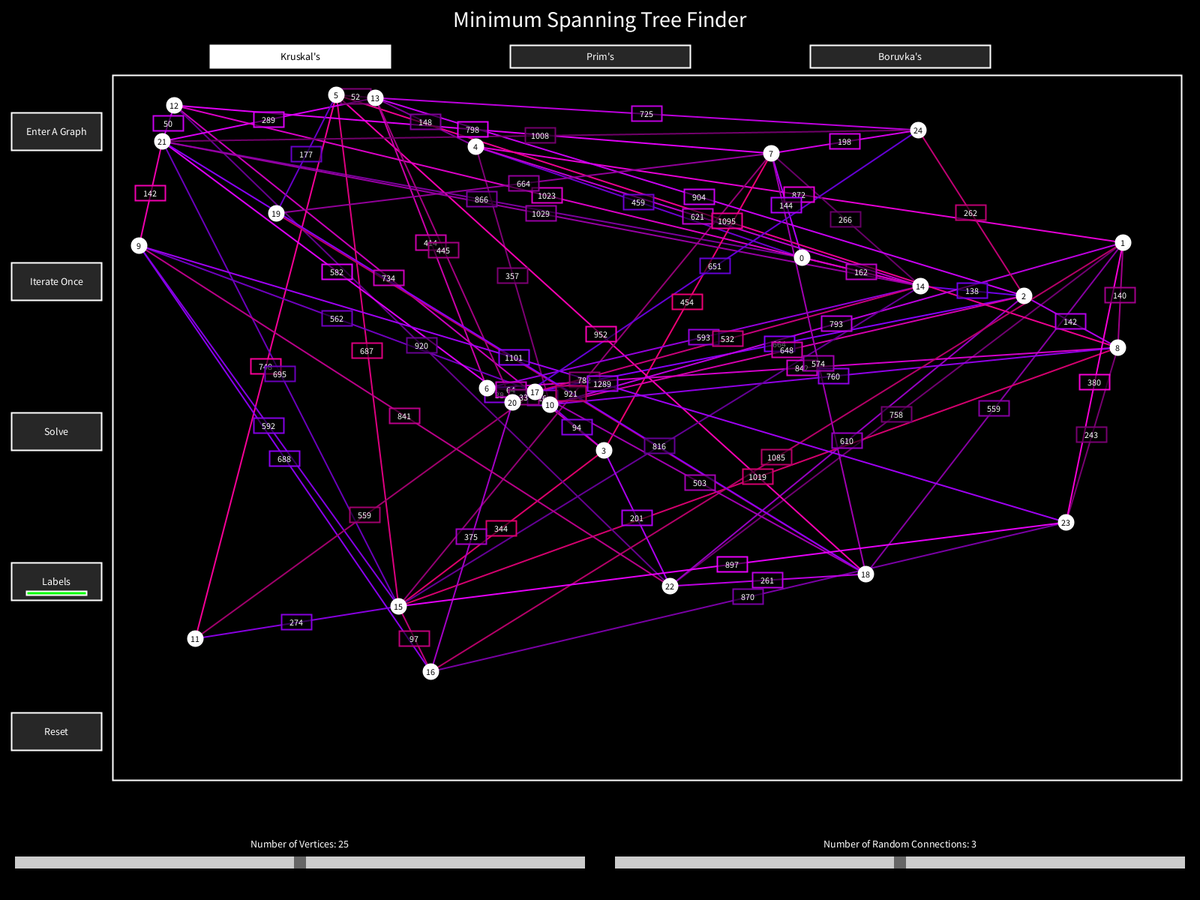
Frame 1 (no input)
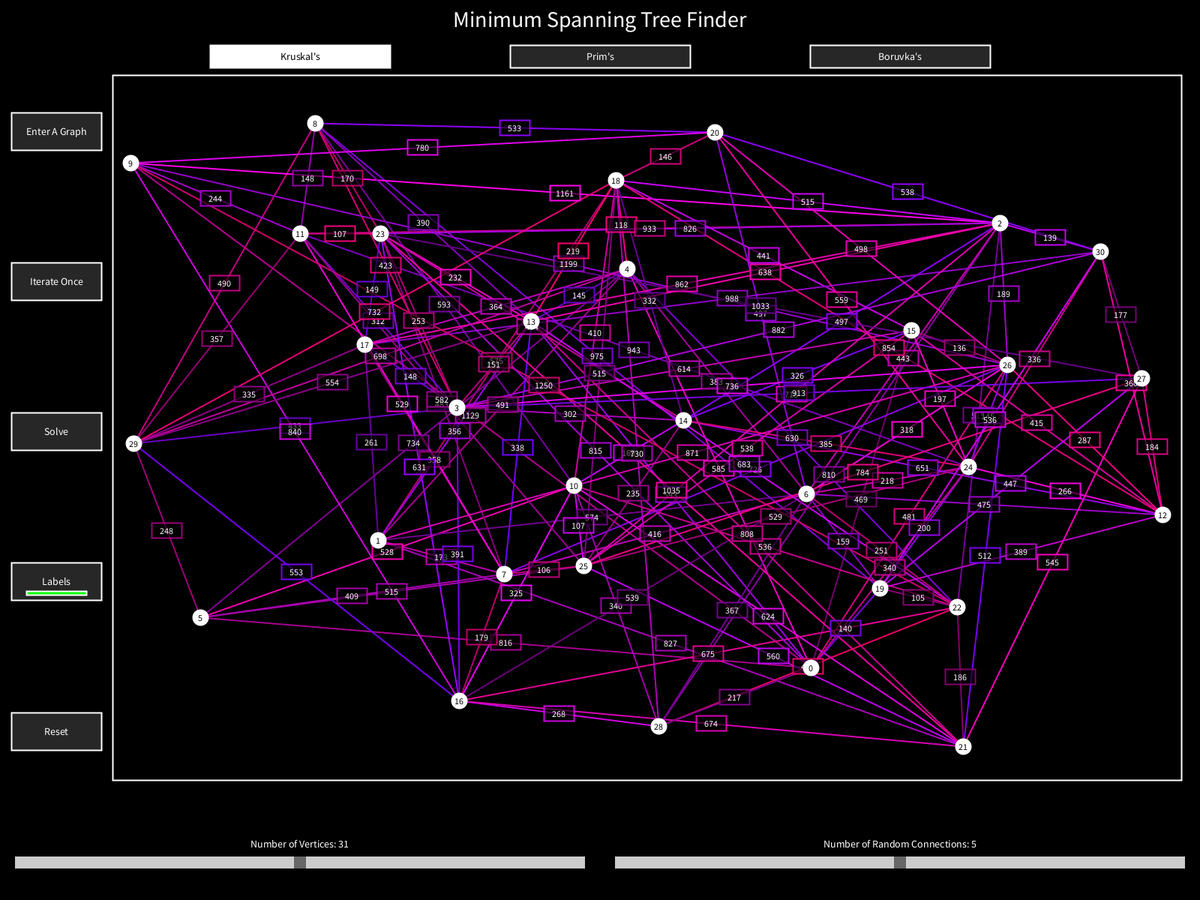
Frame 60 (the mouse pressed at the canvas centre just before this capture)
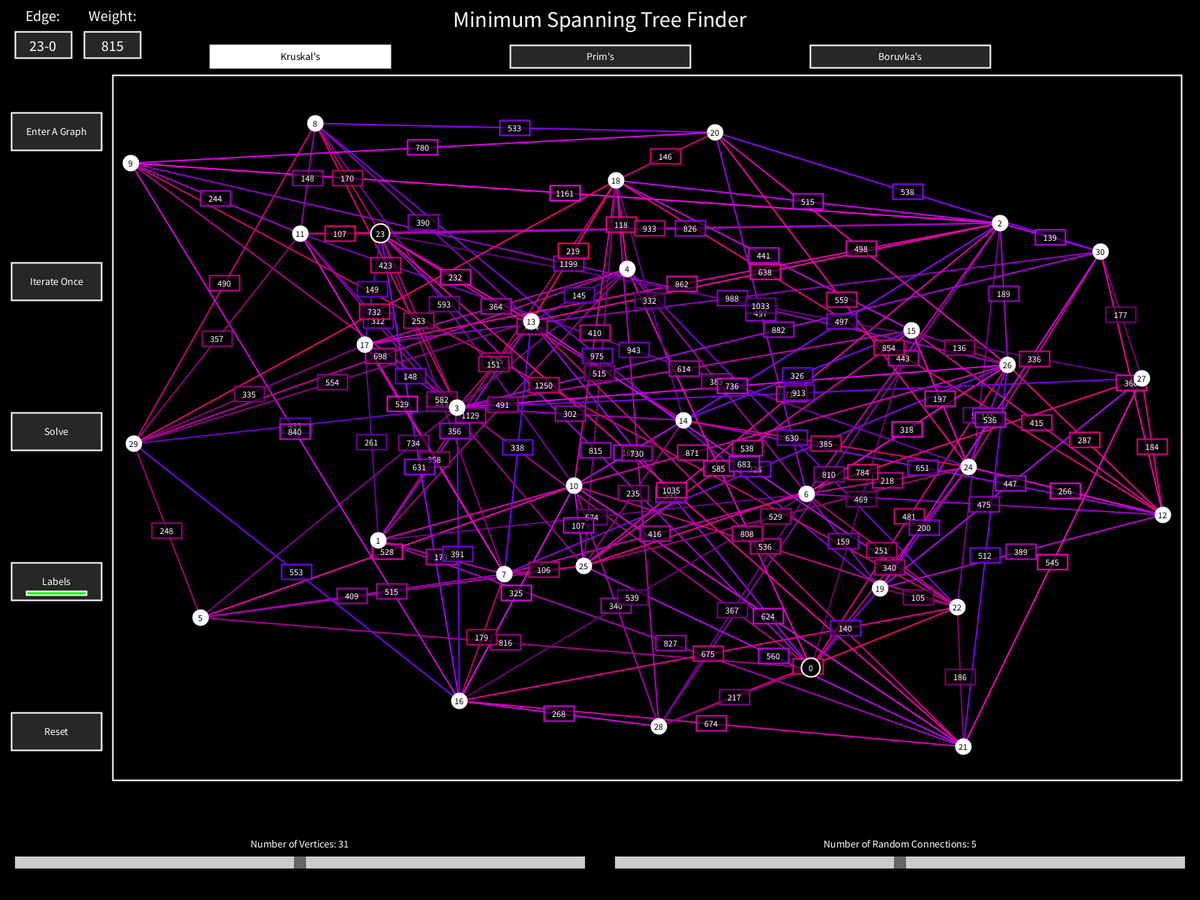
Frame 120 (the mouse held since frame 60 and released just before this capture)

The Processing sketch that drew these frames (run headless with seeded random() and noise(); from frame 60 on, the mouse is pressed at the canvas centre):

// Processing sketch: MST_Visualisation
// ── MST_Visualisation.pde
import java.util.*;

ArrayList < Vertex > vertices;
ArrayList < Edge > edges;
Edge selected;

int algorithm = 0;

int mode = 0;
int vertexNum = 25;
int randomConnectionsPervertex = 3;
int minSeperation;

HScrollbar numberOfVertices, randomConnections;

Button iterate, solve;
Button reset, labels, enter;
Button confirmVertices, confirmEdges, solveEntered;
Button kruskals, prims, boruvkas;
String instruction = "";
String entryInstruction = "";

boolean lockSliders = false;
boolean labelsOn = true;

int toSet = 0;
boolean VerticesEntered = false;
boolean edgesEntered = false;

int label = 0;

Vertex firstvertex = null;
Vertex secondvertex = null;

boolean labelEntry = false;
Edge toAdjust = null;

void setup() {
    frameRate(60);
    fullScreen();
    rectMode(CENTER);
    ellipseMode(CENTER);
    textAlign(CENTER, CENTER);
    generateVertices();
    generateEdges();
    strokeWeight(2);
    textSize(12);

    minSeperation = 200 - (2 * vertexNum);

    enter = new Button("Enter A Graph", 15, (height/6)-50, 120, 50);
    iterate = new Button("Iterate Once", 15, (height/3)-50, 120, 50);
    solve = new Button("Solve", 15, (height/2)-50, 120, 50);
    labels = new Button("Labels", 15, ((2*height)/3)-50, 120, 50);
    reset = new Button("Reset", 15, ((5*height)/6)-50, 120, 50);

    kruskals = new Button("Kruskal's", (width/4)-120, 60, 240, 30);
    prims = new Button("Prim's", (width/2)-120, 60, 240, 30);
    boruvkas = new Button("Boruvka's", (3*(width/4))-120, 60, 240, 30);

    confirmVertices = new Button("Confirm Vertices", 15, (height/6)-50, 120, 50);
    confirmEdges = new Button("Confirm Edges ", 15, (height/6)-50, 120, 50);

    numberOfVertices = new HScrollbar(20, height - 50, (width / 2) - 40, 16, 10);
    randomConnections = new HScrollbar((width / 2) + 20, height - 50, (width / 2) - 40, 16, 10);
}

void draw() {
    background(0);

    drawButtons();
    drawTitle();
    drawBorder();
    drawLabelIndicator();

    if (mode == 1) {
        checkForSelected();

        drawEntryInstruction();
        drawEdges();
        drawSolution();
        drawVertices();
        drawLabels();
        drawStep(instruction);

        if (!VerticesEntered) {
            confirmVertices.Draw();
        } else if (VerticesEntered && !edgesEntered) {
            confirmEdges.Draw();
        }

        if (firstvertex != null && secondvertex == null) {
            line(firstvertex.getX(), firstvertex.getY(), mouseX, mouseY);
        }
    } else if (mode == 0) {
        minSeperation = 125 - (4 * vertexNum) + 80;

        checkForSelected();

        drawEdges();
        drawSolution();
        drawLabels();
        drawVertices();
        displaySelected();
        drawStep(instruction);
        enter.Draw();
        sliders();

        int old = vertexNum;
        vertexNum = Math.round(2 * numberOfVertices.getPos() / 30) + 4;

        int oldVertices = randomConnectionsPervertex;
        randomConnectionsPervertex = Math.round(randomConnections.getPos() / 135) - 4;

        if (!lockSliders) {
            if (old != vertexNum) {
                generateVertices();
                generateEdges();
                solution.clear();
            } else if (oldVertices != randomConnectionsPervertex) {
                generateVertices();
                generateEdges();
                solution.clear();
            }
        }
    }
}

void mousePressed() {
    if (reset.MouseIsOver()) {
        reset();
    }

    if (labels.MouseIsOver()) {
        labelsOn = !labelsOn;
    }

    if (solution.isEmpty()) {
        if (kruskals.MouseIsOver()) {
            algorithm = 0;
        } else if (prims.MouseIsOver()) {
            algorithm = 1;
        } else if (boruvkas.MouseIsOver()) {
            algorithm = 2;
        }
    }

    if (labelEntry) {
        return;
    }

    if (mode == 0) {
        if (iterate.MouseIsOver()) {
            instruction = iterate();
            lockSliders = true;
        }

        if (solve.MouseIsOver()) {
            lockSliders = true;
            while (instruction != "Completed") {
                instruction = iterate();
            }
        }

        if (enter.MouseIsOver()) {
            mode = 1;
            vertices.clear();
            edges.clear();
            solution.clear();
            entryInstruction = "Click on the screen to add node, click the node again to remove it. Once all the nodes are added, click the Confirm Vertices button to continue.";
        }
    } else {
        if (VerticesEntered && edgesEntered) {
            if (iterate.MouseIsOver()) {
                instruction = iterate();
            }

            if (solve.MouseIsOver()) {
                while (instruction != "Completed") {
                    instruction = iterateKruskals();
                }
            }
            return;
        }

        if (VerticesEntered && !edgesEntered) {
            for (Edge edge: edges) {
                if (edge.MouseIsOver()) {
                    labelEntry = true;
                    toSet = 0;
                    toAdjust = edge;
                    break;
                }
            }
            boolean oververtex = false;
            for (Vertex vertex: vertices) {
                if (vertex.MouseIsOver()) {
                    if (firstvertex == null) {
                        firstvertex = vertex;
                    } else if (firstvertex != null && secondvertex == null && vertex != firstvertex) {
                        secondvertex = vertex;
                        edges.add(new Edge(firstvertex, secondvertex));
                        firstvertex = null;
                        secondvertex = null;
                    }

                    oververtex = true;
                }
            }

            if (!oververtex) {
                firstvertex = null;
                secondvertex = null;
            }
        }

        if (!VerticesEntered && !confirmVertices.MouseIsOver()) {
            ArrayList < Vertex > toRemove = new ArrayList();

            for (Vertex vertex: vertices) {
                if (vertex.MouseIsOver()) {
                    toRemove.add(vertex);
                }
            }

            if (toRemove.size() == 0 && mouseX > 162.5 && mouseX < width - 25 && mouseY > 112.5 && mouseY < height - 162.5) {
                vertices.add(new Vertex(mouseX, mouseY, label));
                label++;
            }

            for (Vertex vertex: toRemove) {
                vertices.remove(vertex);
            }
        }

        if (!VerticesEntered && confirmVertices.MouseIsOver() && vertices.size() > 1) {
            entryInstruction = "To add an edge, click a start node, next click on the ending node of the edge. To change the weight, enable labels and click the label, then type the weight value and hit enter. Click Confirm Edges once all edges are added.";
            VerticesEntered = true;
        }

        if (confirmEdges.MouseIsOver() && edges.size() > 0 && VerticesEntered && !edgesEntered) {
            entryInstruction = "Click Iterate to perform an iteration of the algorithm, click Solve to find the minimum spanning tree of the input.";
            edgesEntered = true;
        }
    }
}

void reset(){
    generateVertices();
    generateEdges();
    solution.clear();
    trees.clear();
    instruction = "";
    lockSliders = false;
    mode = 0;
    VerticesEntered = false;
    edgesEntered = false;
    label = 0;
    mstSet.clear();
    firstVertexPicked = false;
    i = 0;
    init = false;
}

void keyPressed() {
    if (mode == 0 || (VerticesEntered && edgesEntered)) {
        if (key == ' ') {
            instruction = iterate();
        }
    }
    
    if (key == 'r'){
        reset();
    }

    if (labelEntry) {
        if (key == '1') {
            if (toSet == 0) {
                toSet = 1;
            } else {
                toSet *= 10;
                toSet += 1;
            }
        } else if (key == '2') {
            if (toSet == 0) {
                toSet = 2;
            } else {
                toSet *= 10;
                toSet += 2;
            }
        } else if (key == '3') {
            if (toSet == 0) {
                toSet = 3;
            } else {
                toSet *= 10;
                toSet += 3;
            }
        } else if (key == '4') {
            if (toSet == 0) {
                toSet = 4;
            } else {
                toSet *= 10;
                toSet += 4;
            }
        } else if (key == '5') {
            if (toSet == 0) {
                toSet = 5;
            } else {
                toSet *= 10;
                toSet += 5;
            }
        } else if (key == '6') {
            if (toSet == 0) {
                toSet = 6;
            } else {
                toSet *= 10;
                toSet += 6;
            }
        } else if (key == '7') {
            if (toSet == 0) {
                toSet = 7;
            } else {
                toSet *= 10;
                toSet += 7;
            }
        } else if (key == '8') {
            if (toSet == 0) {
                toSet = 8;
            } else {
                toSet *= 10;
                toSet += 8;
            }
        } else if (key == '9') {
            if (toSet == 0) {
                toSet = 9;
            } else {
                toSet *= 10;
                toSet += 9;
            }
        } else if (key == '0') {
            if (toSet == 0) {
                toSet = 0;
            } else {
                toSet *= 10;
            }
        } else if (key == BACKSPACE) {
            toSet /= 10;
        } else if (key == ENTER && toSet != 0) {
            labelEntry = false;
        }

        toAdjust.setWeight(toSet);
    }
}

String iterate() {
    String toReturn = "";
    if (algorithm == 0) {
        toReturn = iterateKruskals();
    } else if (algorithm == 1) {
        toReturn = iteratePrims();
    } else if (algorithm == 2) {
        toReturn = iterateBoruvkas();
    }
    return toReturn;
}

// ── Boruvkas.pde
boolean init = false;
int i = 0;

String iterateBoruvkas(){    
    if (trees.size() == 1){
        edges.clear();
        return "Completed";
    }
    
    if (!init){
        if (i < vertices.size()){
            Edge cheapest = getCheapestEdge(vertices.get(i));
            if (!solution.contains(cheapest)){
                solution.add(cheapest);
                i++;
                return "Added edge: " + cheapest.getStart().label + "-" + cheapest.getEnd().label + " to the solution.";
            } else {
                i++;
                return "Tried to add edge: " + cheapest.getStart().label + "-" + cheapest.getEnd().label + ", but it was already in the solution.";
            }
        } else {
            getTrees();
            init = true;
            return "Connecting Trees."; 
        }
    } else {
        if(trees.size() > 1){
            for (ArrayList<Vertex> tree : trees){
                if (getCheapestEdge(tree) == null){
                    break;
                }
                else {
                    solution.add(getCheapestEdge(tree));
                }
            }
            getTrees();
        }
        return "Connecting Trees.";
    }
}

Edge getCheapestEdge(ArrayList<Vertex> tree){
    ArrayList<Edge> possibleEdges = new ArrayList();
    
    for (Vertex vert : tree){
        ArrayList<Vertex> possibleVerticesElement = getPossibleVertices(vert, edges);
        
        for (Vertex possible : possibleVerticesElement){
            if (!tree.contains(possible)){
                possibleEdges.add(getEdge(possible, vert));
            }
        }
    }
    
    int minWeight = MAX_INT;
    Edge min = null;
    for (Edge possibleEdge : possibleEdges){
        if (possibleEdge.getWeight() < minWeight){
            min = possibleEdge;
            minWeight = possibleEdge.getWeight();
        }
    }

    return min;
}

Edge getCheapestEdge(Vertex vert){
    ArrayList<Vertex> possibleVertices = getPossibleVertices(vert, edges);
    ArrayList<Edge> possibleEdges = new ArrayList();
    
    for (Vertex vertex : possibleVertices){
        possibleEdges.add(getEdge(vert, vertex));
    }
    
    int minWeight = MAX_INT;
    Edge min = null;
    for (Edge possibleEdge : possibleEdges){
        if (possibleEdge.getWeight() < minWeight){
            min = possibleEdge;
            minWeight = possibleEdge.getWeight();
        }
    }
    
    return min;
}

// ── Button.pde
class Button {
    String label;
    float x; // top left corner x position
    float y; // top left corner y position
    float w; // width of button
    float h; // height of button

    // Button constructor
    Button(String labelB, float xpos, float ypos, float widthB, float heightB) {
        label = labelB;
        x = xpos;
        y = ypos;
        w = widthB;
        h = heightB;
    }

    boolean pressed = false;
    float animationI = 0;

    // Draw the button with default label
    void Draw() {
        rectMode(CORNER);
        stroke(255);
        
        if (pressed) {
            pressed = false;
        }

        if (animationI > 0) {
            fill(lerpColor(color(100, 100), color(200), animationI / 25));
            animationI--;
        } else {
            fill(100, 100);
        }

        textSize(14);
        rect(x, y, w, h);
        textAlign(CENTER, CENTER);
        fill(255);
        text(label, x + (w / 2), y + (h / 2));
        rectMode(CENTER);
    }

    // Draw the button with the passed PImage
    void Draw(PImage image) {
        fill(255);
        image(image, x, y, w, h);
        textAlign(CENTER, CENTER);
        fill(0);
    }

    // Draws the button with a darker fill to signify that it has been selected.
    void drawSelected() {
        rectMode(CORNER);
        if (pressed == true) {
            if (animationI < 25) {
                fill(lerpColor(color(100, 100), color(200), animationI / 25));
                animationI++;
            } else {
                fill(200);
            }
        }

        textSize(14);
        rect(x, y, w, h);
        textAlign(CENTER, CENTER);
        fill(lerpColor( color(255), color(0), animationI / 25));
        if (animationI == 0){
            fill(0);
        }
        
        text(label, x + (w / 2), y + (h / 2));
        rectMode(CENTER);
    }

    // Returns a boolean indicating if the mouse was above the button when the mouse was pressed
    boolean MouseIsOver() {
        if (mouseX > x && mouseX < (x + w) && mouseY > y && mouseY < (y + h)) {
            pressed = true;
            return true;
        }
        return false;
    }
}

// ── Drawing.pde
void drawTitle() {
    fill(255);
    textSize(30);
    text("Minimum Spanning Tree Finder", width / 2, 25);
    textSize(12);
}

void drawBorder() {
    fill(0);
    stroke(255);
    rectMode(CORNER);
    rect(150, 100, width - 175, height - 260);
    rectMode(CENTER);
}

void drawEdges() {
    for (Edge edge: edges) {
        edge.Draw();
    }
}

void drawSolution() {
    for (Edge edge: solution) {
        edge.DrawSolution();
    }
}

void drawVertices() {
    for (Vertex vertex: vertices) {
        vertex.Draw();
    }
}

void drawLabels() {
    if (labelsOn) {
        for (Edge edge: edges) {
            edge.drawWeight();
        }

        for (Edge edge: solution) {
            edge.drawWeight();
        }
    }
}

void drawLabelIndicator() {
    if (labelsOn) {
        fill(0, 255, 0);
    } else {
        fill(255, 0, 0);
    }

    rectMode(CORNER);
    rect(35, (2*height/3)-12, 80, 5);
    rectMode(CENTER);
}

void displaySelected() {
    if (selected != null) {
        textSize(20);
        fill(255);
        text("Weight:", 150, 20);
        fill(100, 100);
        rect(150, 60, 75, 35);
        fill(255);
        text(selected.getWeight(), 150, 60);

        fill(255);
        text("Edge:", 57.5, 20);
        fill(100, 100);
        rect(57.5, 60, 75, 35);
        fill(255);
        text(selected.getStart().label + "-" + selected.getEnd().label, 57.5, 60);
        textSize(12);
    }
}

void drawEntryInstruction() {
    fill(0);
    stroke(255);
    rectMode(CORNER);
    rect(20, height - 80, width - 45, 60);
    rectMode(CENTER);

    fill(255);
    textSize(16);
    text("Instruction:", width / 2, height - 65);
    textSize(12);
    text(entryInstruction, width / 2, height-45, width - 100, 100);
}

void drawStep(String string) {
    textSize(24);
    fill(255);
    if (mode == 0 && string != "") {
        text("Current Step: " + string, width / 2, height - 120);
    } else if (mode == 1 && string != "") {
        text(string, width / 2, height - 120);
    }
}

void drawSliderTitles() {
    fill(255);
    text("Number of Vertices: " + vertexNum, width / 4, height-75);
    text("Number of Random Connections: " + randomConnectionsPervertex, 3 * (width / 4), height-75);
}

void drawButtons() {
    iterate.Draw();
    solve.Draw();
    labels.Draw();
    reset.Draw();
    
    if (algorithm == 0){
        kruskals.drawSelected();
        boruvkas.Draw();
        prims.Draw();
    } else if (algorithm == 1){
        kruskals.Draw();
        boruvkas.Draw();
        prims.drawSelected();
    } else {
        kruskals.Draw();
        boruvkas.drawSelected();
        prims.Draw();
    }
}

void sliders() {
    drawSliderTitles();
    numberOfVertices.update();
    randomConnections.update();
    numberOfVertices.display();
    randomConnections.display();
}

// ── Edge.pde
class Edge{
    Vertex start, end;
    color edgeColour;
    int weight;
    int midX, midY;
    
    Edge(Vertex start, Vertex end){
        this.start = start;
        this.end = end;
        
        edgeColour = color(random(100, 255), 0,random(100, 255));
        
        weight = getDistanceBetweenVertices(start, end);

        if (start.getX() < end.getX()){
            midX = start.getX() + ((end.getX() - start.getX())/2);
        } else {
            midX = end.getX() + ((start.getX() - end.getX())/2);
        }
        
        if (start.getY() < end.getY()){
            midY = start.getY() + ((end.getY() - start.getY())/2);
        } else {
            midY = end.getY() + ((start.getY() - end.getY())/2);
        }
    }
    
    void setWeight(int weightInp){
        this.weight = weightInp;
    }
    
    void Draw(){
        stroke(edgeColour);
        line(start.getX(), start.getY(), end.getX(), end.getY());
    }
    
    void DrawSolution(){
        strokeWeight(4);
        stroke(0,255,0);
        line(start.getX(), start.getY(), end.getX(), end.getY());
        strokeWeight(2);
    }
    
    void drawWeight(){
        textSize(12);
        if (!solution.contains(this)){
            stroke(edgeColour);
        } else {
            stroke(0,255,0);
        }
        
        fill(0, 150);
        rect(midX, midY, 40, 20);
        fill(255);
        text(weight, midX, midY);
    }
    
    boolean MouseIsOver(){
        if (mouseX > midX - 20 && mouseX < midX + 20 && mouseY > midY - 10 && mouseY < midY + 10){
            return true;
        }
        return false;
    }
    
    int getWeight(){
        return weight;
    }
    
    Vertex getStart(){
        return start;
    }
    
    Vertex getEnd(){
        return end;
    }
}

// ── HScrollBar.pde
class HScrollbar {
  int swidth, sheight;    // width and height of bar
  float xpos, ypos;       // x and y position of bar
  float spos, newspos;    // x position of slider
  float sposMin, sposMax; // max and min values of slider
  int loose;              // how loose/heavy
  boolean over;           // is the mouse over the slider?
  boolean locked;
  float ratio;

  HScrollbar (float xp, float yp, int sw, int sh, int l) {
    swidth = sw;
    sheight = sh;
    int widthtoheight = sw - sh;
    ratio = (float)sw / (float)widthtoheight;
    xpos = xp;
    ypos = yp-sheight/2;
    spos = xpos + swidth/2 - sheight/2;
    newspos = spos;
    sposMin = xpos;
    sposMax = xpos + swidth - sheight;
    loose = l;
  }

  void update() {
    if (overEvent()) {
      over = true;
    } else {
      over = false;
    }
    if (mousePressed && over) {
      locked = true;
    }
    if (!mousePressed) {
      locked = false;
    }
    if (locked) {
      newspos = constrain(mouseX-sheight/2, sposMin, sposMax);
    }
    if (abs(newspos - spos) > 1) {
      spos = spos + (newspos-spos)/loose;
    }
  }

  float constrain(float val, float minv, float maxv) {
    return min(max(val, minv), maxv);
  }

  boolean overEvent() {
    if (mouseX > xpos && mouseX < xpos+swidth &&
       mouseY > ypos && mouseY < ypos+sheight) {
      return true;
    } else {
      return false;
    }
  }

  void display() {
      rectMode(CORNER);
    noStroke();
    fill(204);
    rect(xpos, ypos, swidth, sheight);
    if (over || locked) {
      fill(0, 0, 0);
    } else {
      fill(102, 102, 102);
    }
    rect(spos, ypos, sheight, sheight);
    
    rectMode(CENTER);
  }

  float getPos() {
    // Convert spos to be values between
    // 0 and the total width of the scrollbar
    return spos * ratio;
  }
}

// ── Kruskals.pde
ArrayList<Edge> solution = new ArrayList();
ArrayList<ArrayList<Vertex>> trees = new ArrayList();

String iterateKruskals(){
        String instruction = "";
    
        if (edges.size() == 0){
            return "Completed";
        }
    
        Edge edge = getSmallestEdge();
        
        if (!checkForCycle(edge)){
            instruction = "Adding edge " + edge.getStart().label + "-" + edge.getEnd().label + " (Weight: " + edge.getWeight() + ") to solution.";
            solution.add(edge);
            edges.remove(edge);
        } else {
            instruction = "Tried to add edge " + edge.getStart().label + "-" + edge.getEnd().label + " (Weight: " + edge.getWeight() + ") to solution, but it formed a cycle.";
            edges.remove(edge);
        }
        
        getTrees();
        
        if (trees.get(0).size() == vertices.size()){
            edges.clear();
            return "All nodes found in minimum spanning tree, completed.";
        }
        
        return instruction;
}

Edge getSmallestEdge(){
    Edge min = edges.get(0);
    for (Edge edge : edges){
        if (min.getWeight() > edge.getWeight() && !solution.contains(edge)){
            min = edge;
        }
    }
    return min;
}

void getTrees(){   
    for (Edge edge : solution){
        Vertex start = edge.getStart();
        Vertex end = edge.getEnd();
        
        if (trees.size() == 0){
            trees.add(new ArrayList(Arrays.asList(start, end)));
            continue;
        }
        
        boolean cont = false;
        
        for (ArrayList<Vertex> tree : trees){
            if (tree.contains(start)){
                if (!tree.contains(end)){
                    tree.add(end);
                }
                cont = true;
                break;
            } else if (tree.contains(end)){
                if (!tree.contains(start)){
                    tree.add(start);
                }
                cont = true;
                break;
            }
        }
        
        if (cont){
            cont = false;
            continue;
        }
        
        trees.add(new ArrayList(Arrays.asList(start, end)));
    }
    
    ArrayList<Vertex> toDelete = new ArrayList();
    for (ArrayList<Vertex> tree : trees){
        for (ArrayList<Vertex> toCompare : trees){
            if (tree != toCompare){
                for (Vertex vertex : toCompare){
                    if (tree.contains(vertex)){
                        for (Vertex vertexAdd : toCompare){
                            if (vertexAdd != vertex && !tree.contains(vertexAdd)){
                                tree.add(vertexAdd);
                            }
                        }
                        toDelete = toCompare;
                    } 
                }
            }
        }
    }
    trees.remove(toDelete);
}

boolean checkForCycle(Edge edge){
    for (ArrayList<Vertex> tree : trees){
        if (tree.contains(edge.getStart()) && tree.contains(edge.getEnd())){
            return true;
        }
    }
    return false;
}

ArrayList<Vertex> getPossibleVertices(Vertex vertex, ArrayList<Edge> edges){
    ArrayList<Vertex> toReturn = new ArrayList();
    for (Edge edge : edges){
        if (edge.getStart() == vertex && !toReturn.contains(edge.getEnd())){
            toReturn.add(edge.getEnd());
        } else if (edge.getEnd() == vertex && !toReturn.contains(edge.getStart())){
            toReturn.add(edge.getStart());
        }
    }
    
    return toReturn;
}

// ── Prims.pde
ArrayList<Vertex> mstSet = new ArrayList();

boolean firstVertexPicked = false;

String iteratePrims(){
    if (!firstVertexPicked){
        int rand = Math.round(random(0, vertices.size()-1));
        
        Vertex firstVertex = vertices.get(rand);
        
        firstVertex.setKey(0);
        
        firstVertexPicked = true;
    }
    
    if (mstSet.size() != vertices.size()){
        Vertex min = getMinKey();
        
        Edge addedEdge = null;
        for (Vertex vertex : mstSet){
            addedEdge = getEdge(vertex, min);
            if (addedEdge != null){
                if (addedEdge.getWeight() == min.getKey()){
                    solution.add(addedEdge);
                    edges.remove(addedEdge);
                    break;
                }
            }
        }
        
        mstSet.add(min);
        
        ArrayList<Vertex> possibleVertices = getPossibleVertices(min, edges);
        
        for (Vertex vertex : possibleVertices){
            if (!mstSet.contains(vertex)){
                if (getEdge(min, vertex).getWeight() < vertex.getKey()){
                    vertex.setKey(getEdge(min, vertex).getWeight());
                }
            }
        }
        
        if (addedEdge == null){
            return "Added vertex " + min.label + " to main set.";
        } else {
            return "Added vertex " + min.label + " to main set, also added edge " + addedEdge.getStart().label + "-" + addedEdge.getEnd().label + " (Weight: " + addedEdge.getWeight() + ") to the solution.";
        }
    } else {
        edges.clear();
        mstSet.clear();
        return "Completed";
    }
}

Edge getEdge(Vertex vert1, Vertex vert2){
    for (Edge edge : edges){
        if (vert1 == edge.getStart() || vert1 == edge.getEnd()){
            if (vert2 == edge.getStart() || vert2 == edge.getEnd()){
                return edge;
            }
        }
    }
    return null;
}

Vertex getMinKey(){
    Vertex toReturn = null;
    
    int minKey = MAX_INT;
    
    for (Vertex vertex : vertices){
        if (vertex.getKey() < minKey && !mstSet.contains(vertex)){
            toReturn = vertex;
            minKey = vertex.getKey();
        }
    }
    
    return toReturn;
}

// ── Utility.pde
void generateVertices(){
    vertices = new ArrayList();
    int label = 0;
    while(vertices.size() < vertexNum){
        Vertex newvertex = new Vertex(Math.round(random(162.5, width - 35)), Math.round(random(112.5, height - 200)), label);
        if (checkVerticesForProximity(newvertex)){
            vertices.add(newvertex);
            label++;
        }
    }
}

void addEdge(Edge edge){
    if (!edgeExists(edge)){
        edges.add(edge);
    }
}

boolean edgeExists(Edge testEdge){
    for (Edge edge : edges){
        if (testEdge.getStart() == edge.getStart() || testEdge.getStart() == edge.getEnd()){
            if (testEdge.getEnd() == edge.getStart() || testEdge.getEnd() == edge.getEnd()){
                return true;
            }
        }
    }
    return false;
}

void generateEdges(){
    edges = new ArrayList();
    for (Vertex vertex : vertices){
        
        addEdge(new Edge(vertex, getClosestvertex(vertex)));
        
        for (int i = 0; i < randomConnectionsPervertex; i++){
            int rand1 = Math.round(random(0, vertices.size()-1));
            Vertex vertex1 = vertices.get(rand1);
            
            if (vertex1 != vertex){
                addEdge(new Edge(vertex, vertex1));
            }
        }
    }
    
    ArrayList<Edge> toRemove = new ArrayList();
    
    for (Edge edge : edges){
        if (edge.getWeight() == 0){
            toRemove.add(edge);
        }
    }
    
    for (Edge edge : toRemove){
        edges.remove(edge);
    }
}

void checkForSelected(){
    for (Edge edge : edges){
        if (edge.MouseIsOver()){
            selected = edge;
            return;
        }
    }
    selected = null;
}

boolean checkVerticesForProximity(Vertex newvertex){
    int minDistance = MAX_INT;
    for (Vertex vertex : vertices){
        int toCheck = getDistanceBetweenVertices(newvertex, vertex);
        if (toCheck < minDistance){
            minDistance = toCheck;
        }
    }
    
    if (minDistance < minSeperation){
        return false;
    }
    return true;
}

int getDistanceBetweenVertices(Vertex vertex1, Vertex vertex2){
    int xDiff = Math.abs(vertex1.getX() - vertex2.getX());
    int yDiff = Math.abs(vertex1.getY() - vertex2.getY());
    
    return (int) Math.sqrt(Math.pow(xDiff, 2) + Math.pow(yDiff, 2));
}

Vertex getClosestvertex(Vertex inputvertex){
    Vertex toReturn = vertices.get(0);
    for (Vertex vertex : vertices){
        if (getDistanceBetweenVertices(inputvertex, vertex) < getDistanceBetweenVertices(inputvertex, toReturn) && vertex != inputvertex){
            toReturn = vertex;
        }
    }
    return toReturn;
}

// ── Vertex.pde
class Vertex{
    int x, y, label;
    int primsKey;
    
    Vertex(int x, int y, int label){
        this.label = label;
         this.x = x;
         this.y = y;
         
         primsKey = MAX_INT;
    }
    
    void Draw(){
        textSize(12);
        stroke(255);
        if (selected != null && (selected.getStart() == this || selected.getEnd() == this)){
            fill(0);
            ellipse(x, y, 25, 25);
            fill(255);
            text(label, x, y);
        } else {
            fill(255);
            ellipse(x, y, 20, 20);
            fill(0);
            text(label, x, y);
        }
        
        if (mstSet.contains(this)){
            fill(255,0,0);
            ellipse(x, y, 20, 20);
            fill(0);
            text(label, x, y);
        }
    }
    
    int getX(){
        return x;
    }
    
    int getY(){
        return y;
    }
    
    boolean MouseIsOver(){
        return getDistanceBetween(x, y, mouseX, mouseY) < 10;
    }
    
    float getDistanceBetween(int x, int y, int x2, int y2){
        return (float) Math.sqrt(Math.pow(x - x2, 2) + Math.pow(y - y2, 2));
    }
    
    void setKey(int primsKey){
        this.primsKey = primsKey;
    }
    
    int getKey(){
        return primsKey;
    }
}
